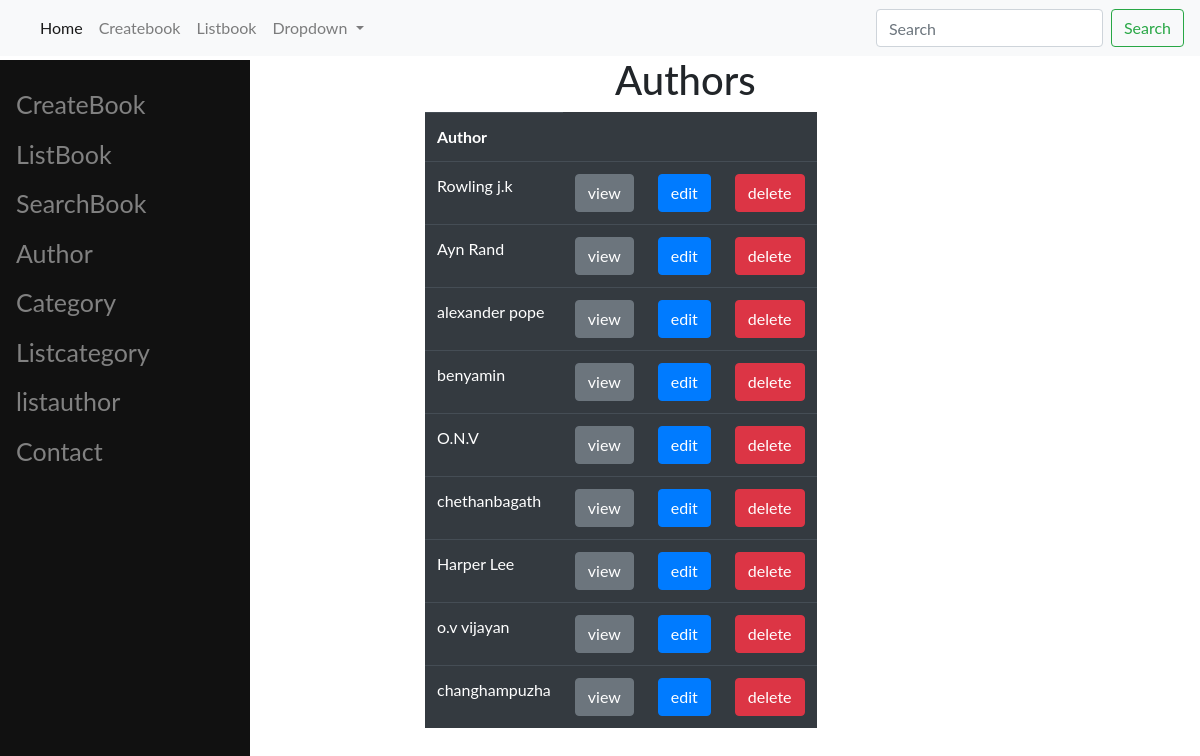
/vendor/listauthor, run on the app's committed database.
### vendor/models.py (models this page shows, shortened)
class Author(models.Model):
    author_name=models.CharField(max_length=200,unique=True)

### vendor/views.py (the view)
# urls.py: path('listauthor',list_Author,name="listauthor"),
def list_Author(request):
    template_name="list_author.html"
    querySet=Author.objects.all()
    context={}
    context["qs"]=querySet
    return render(request,template_name,context)

### vendor/templates/list_author.html
<!DOCTYPE html>
{% extends 'base.html' %}
{% block content %}
<div class="container">
    <div class="row">
        <div class="col-lg"></div>
        <div class="col-lg">
            <h1>Authors</h1>
        </div>
    </div>
    <div class="row">
        <div class="col-lg"></div>
        <div class="col-lg">
            <table class="table table-dark">
                <th scope="col">Author</th>
                {%for author in qs%}
                <tr>
                    <td>{{author.author_name}}</td>
                    <td><a href="{%url 'viewauthor' author.id %}" class="btn btn-secondary">view</a> </td>
                    <td><a href="{%url 'updateauthor' author.id %}" class="btn btn-primary">edit</a> </td>
                    <td><a href="{%url 'deleteauthor' author.id %}" class="btn btn-danger">delete</a> </td>
                </tr>
                {% endfor %}
            </table>
        </div>
         <div class="col-lg"></div>
    </div>
</div>
{% endblock %}

### vendor/templates/base.html (style rules this page uses)
body { font-family: "Lato", sans-serif; }

### data on the page
Author: author_name "Rowling j.k"
Author: author_name "Ayn Rand"
Author: author_name "alexander pope"
Author: author_name "benyamin"
Author: author_name "O.N.V"
Author: author_name "chethanbagath"
Author: author_name "Harper Lee"
Author: author_name "o.v vijayan"
Author: author_name "changhampuzha"
